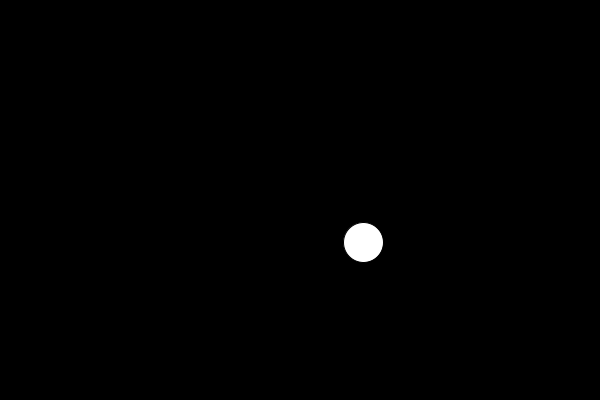
Frame 1 (no input)
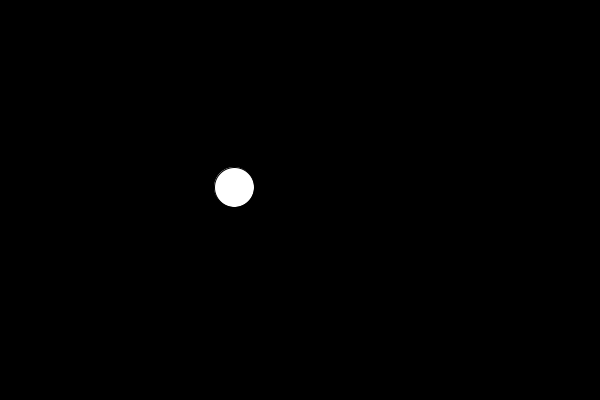
Frame 60 (the mouse pressed at the canvas centre just before this capture)
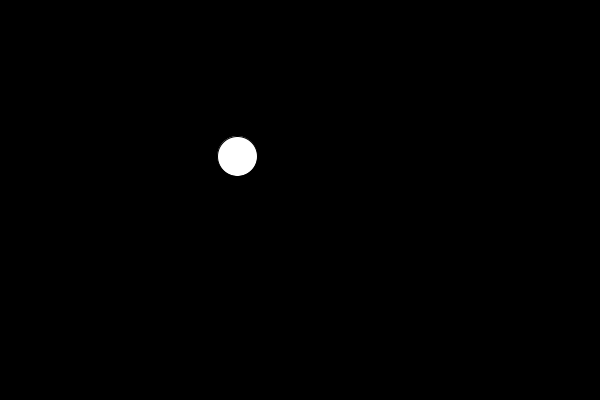
Frame 120 (the mouse held since frame 60 and released just before this capture)

The Processing sketch that drew these frames (run headless with seeded random() and noise(); from frame 60 on, the mouse is pressed at the canvas centre):

// Processing sketch: sketch_04_Perlin_noise
// ── sketch_04_Perlin_noise.pde
float t_x = 0;
float t_y = 0;
float inc = 0.01;
void setup(){
  size(600,400);
}

void draw(){
  background(0);
  fill(255);
  
  t_x = t_x + inc;
  t_y = t_y + 0.5*inc;
  
  float x = noise(t_x);
  x = map(x,0,1,0,width);
  
  float y = noise(t_y);
  y = map(y,0,1,0,height);
  ellipse(x,y,40,40);
  
}
